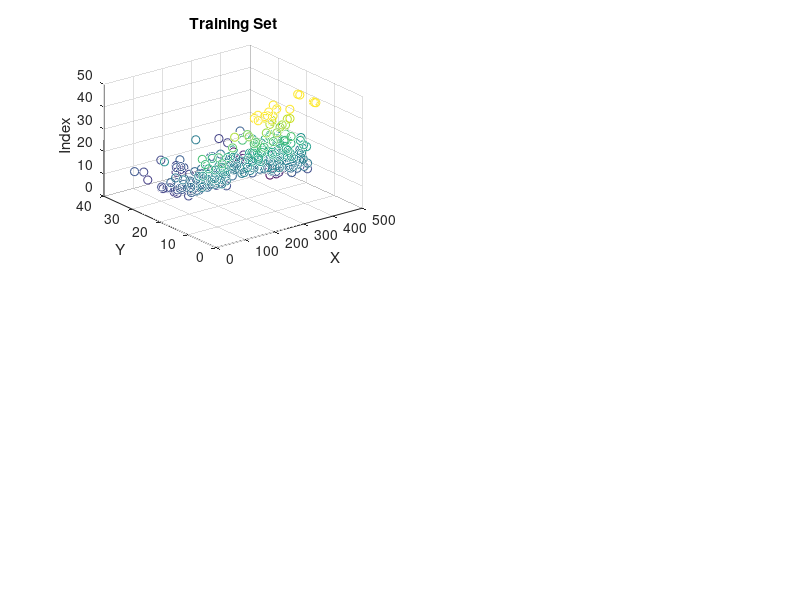

MATLAB code for this plot: (Note: this script raises an error after producing the figure.)
clear; 
close all; 
clc;


data = load('linear_data.csv');

% Split data into features and results.
X = data(:, 1:2);
y = data(:, 3);


subplot(2, 2, 1);
scatter3(X(:, 1), X(:, 2), y, [], y(:), 'o');
title('Training Set');
xlabel('X');
ylabel('Y');
zlabel('Index');

lambda = 0;
alpha = 0.1;
num_iterations = 50;
[theta, mu, sigma, X_normalized, J_history] = train(X, y, alpha, lambda, num_iterations);

fprintf(' Costo inicial %f\n', J_history(1));
fprintf(' Costo optimizado %f\n', J_history(end));

fprintf(' Theta normalizado:\n');
fprintf(' %f\n', theta);
fprintf('\n');

fprintf('Usando ecuacion normal...\n');

X_normal = [ones(size(X, 1), 1) X];
theta_normal = ecuacion_normal(X_normal, y);
normal_cost = Costo(X_normal, y, theta_normal, lambda);

fprintf('Costo funcion normal %f\n', normal_cost);

fprintf('Theta sin normalizar:\n');
fprintf(' %f\n', theta_normal);
fprintf('\n');


subplot(2, 2, 2);

scatter3(X_normalized(:, 2), X_normalized(:, 3), y, [], y(:), 'o');
title('Training Set Normalizado');
xlabel('X Normalizado');
ylabel('Y Normalizado');
zlabel('index');

subplot(2, 2, 3);

plot(1:num_iterations, J_history);
xlabel('Iteracion');
ylabel('J(\theta)');
title('Progreso Gradiente Descendente ');

fprintf('Plano de hipotesis training set...\n\n');

apt_x= X_normalized(:, 2);
apt_y= X_normalized(:, 3);
apt_x_range = linspace(min(apt_x), max(apt_x), 10);
apt_y_range = linspace(min(apt_y), max(apt_y), 10);

apt_index = zeros(length(apt_x_range), length(apt_y_range));
for apt_y_index = 1:length(apt_x_range)
    for apt_y_index = 1:length(apt_y_range)
        X = [1, apt_x_range(apt_x_index), apt_x_range(apt_y_index)];
        apt_index(apt_x_index, apt_y_index) = Hipotesis(X, theta);
    end
end

subplot(2, 2, 2);
hold on;
mesh(apt_x_range, apt_y_range, apt_index);
hold off;